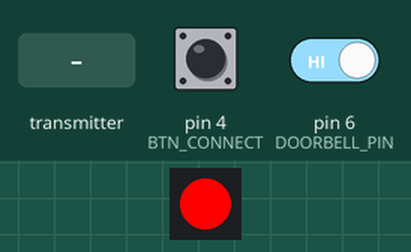
Recording of a sketch running on a simulated Arduino Uno, built with avr-gcc and run on an emulated ATmega328P. Shown: 1 RGB LEDs in strip order, left to right. The test bench sets the inputs (shaded band); at power-on: pin 4 (BTN_CONNECT) HIGH, pin 6 (DOORBELL_PIN) HIGH. No radio packets arrive unless stated.

Above: at 1.2 s.
1.3 s: pin 4 (BTN_CONNECT) pulled LOW for 0.15 s
At 1.37 s:
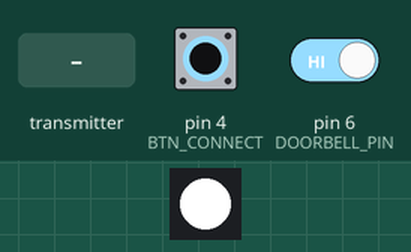
At 2.3 s:
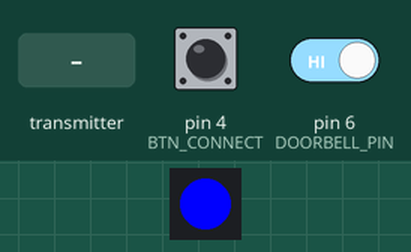
2.9 s: the transmitter starts sending temp = 0
At 3.9 s:
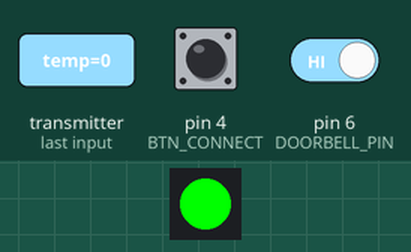
Timing chart, 0 to 5.9 s (numbered marks = the images above; inputs shaded):
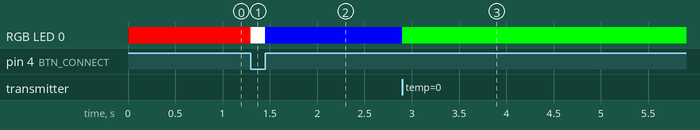

The sketch:

DoorbellModule.ino
```cpp
#include <Servo.h>
#include <SPI.h>
#include "nRF24L01.h"
#include "RF24.h"
#include <Adafruit_NeoPixel.h>


#define BTN_CONNECT 4
#define LED_CONNECT 3
#define DOORBELL_PIN 6

Adafruit_NeoPixel connectionLED(1, LED_CONNECT, NEO_GRB + NEO_KHZ800);
RF24 radio(7, 8);
const byte address[6] = "00004";
const byte addressWrite[6] = "00010";
boolean connectedToHub = false;


void setup() {
  // put your setup code here, to run once:

  connectionLED.begin();
  connectionLED.setPixelColor(0, connectionLED.Color(255, 0, 0));
  connectionLED.show();
  radio.begin();
    radio.setDataRate(RF24_2MBPS);
  radio.openWritingPipe(addressWrite);

  pinMode(BTN_CONNECT, INPUT_PULLUP);
  pinMode(DOORBELL_PIN, INPUT_PULLUP);
}

void loop() {
  if (!connectedToHub)
  {
    if (!digitalRead(BTN_CONNECT))
    {
      connectionLED.setPixelColor(0, connectionLED.Color(255, 255, 255));
      connectionLED.show();
      while (!digitalRead(BTN_CONNECT));
      int sender = 4;
      radio.write(&sender, sizeof(int));

      connectionLED.setPixelColor(0, connectionLED.Color(0, 0, 255));
      connectionLED.show();
      radio.openReadingPipe(0, address);
      radio.startListening();
      while (!radio.available());
      if (radio.available())
      {
        boolean temp = true;
        radio.read(&temp, sizeof(boolean));
        connectionLED.setPixelColor(0, connectionLED.Color(0, 255, 0));
        connectionLED.show();
        connectedToHub = true;
        radio.stopListening();
        radio.openWritingPipe(addressWrite);
      }
    }
    else
    {
      connectionLED.setPixelColor(0, connectionLED.Color(255, 0, 0));
      connectionLED.show();
    }
  }

  else
  {
    if(!digitalRead(DOORBELL_PIN))
    {
      Serial.println("fff");
      int numSend = 5;
      radio.write(&numSend, sizeof(int));
      while(!digitalRead(DOORBELL_PIN));
    }
    connectionLED.setPixelColor(0, connectionLED.Color(0, 255, 0));
    connectionLED.show();
  }


}
```

Measured:
- after the input at 1.3 s, RGB LED 0: RGB(255, 0, 0) → RGB(255, 255, 255) at once, → RGB(0, 0, 255) 0.15 s later
- after the input at 2.9 s, RGB LED 0: RGB(0, 0, 255) → RGB(0, 255, 0) at once
